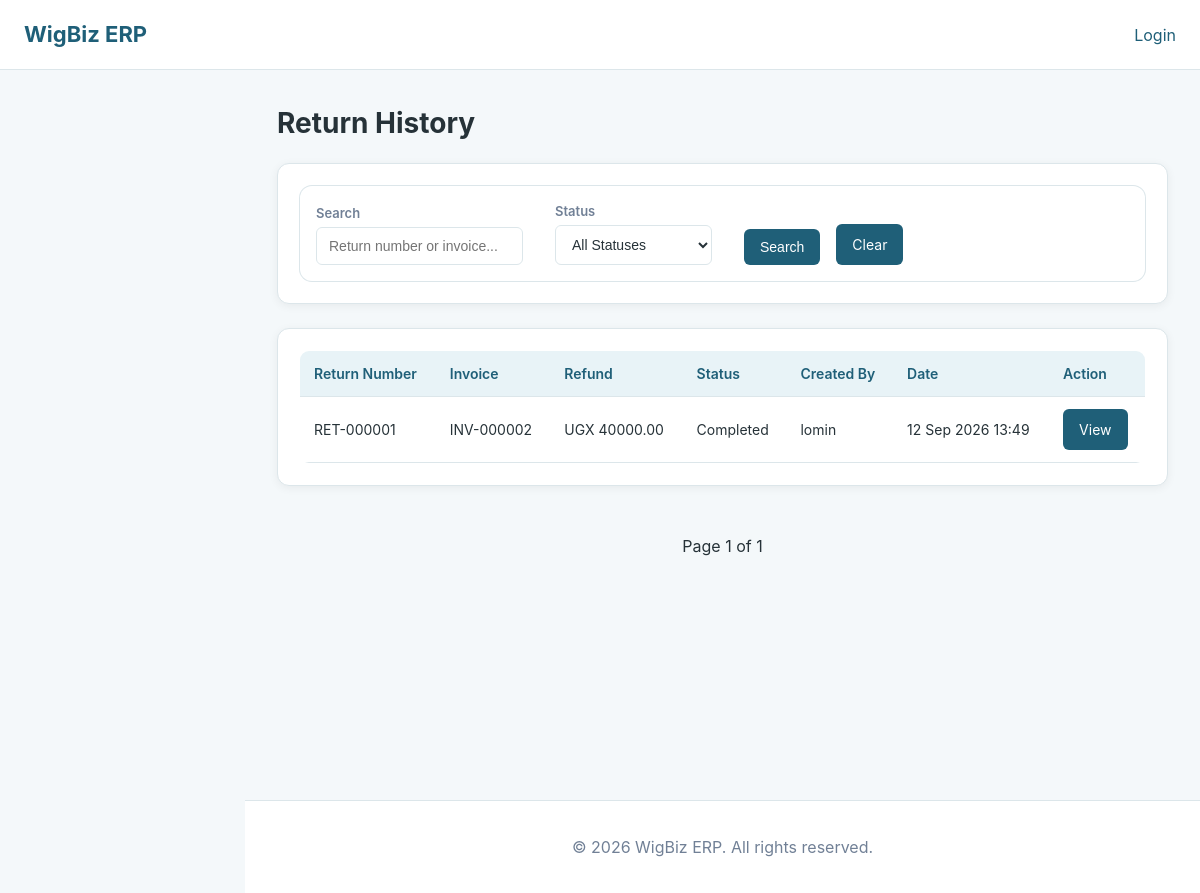
Page /sales/returns/ on the committed database.
### sales/models.py (models this page shows, shortened)
class SaleReturn(models.Model):
    class Status(models.TextChoices):
        PENDING = "PENDING", "Pending Approval"
        APPROVED = "APPROVED", "Approved"
        REJECTED = "REJECTED", "Rejected"
        COMPLETED = "COMPLETED", "Completed"
        CANCELLED = "CANCELLED", "Cancelled"
    sale = models.ForeignKey(
        Sale,
        on_delete=models.PROTECT,
        related_name="returns",
    )
    return_number = models.CharField(
        max_length=50,
        unique=True,
    )
    reason = models.TextField(
        blank=True,
    )
    total_refund = models.DecimalField(
        max_digits=12,
        decimal_places=2,
        default=0,
    )
    status = models.CharField(
        max_length=20,
        choices=Status.choices,
        default=Status.PENDING,
    )
    created_by = models.ForeignKey(
        User,
        on_delete=models.SET_NULL,
        null=True,
        related_name="created_returns",
    )
    approved_by = models.ForeignKey(
        User,
        on_delete=models.SET_NULL,
        null=True,
        blank=True,
        related_name="approved_returns",
    )
    approval_note = models.TextField(
        blank=True,
    )
    rejection_reason = models.TextField(
        blank=True,
    )
    created_at = models.DateTimeField(
        auto_now_add=True,
    )
    approved_at = models.DateTimeField(
        null=True,
        blank=True,
    )

class Sale(models.Model):
    PAYMENT_METHODS = (
        ("CASH", "Cash"),
        ("MOBILE_MONEY", "Mobile Money"),
        ("CARD", "Card"),
        ("BANK", "Bank"),
    )
    class Status(models.TextChoices):
        DRAFT = 'DRAFT', 'Draft'
        COMPLETED = 'COMPLETED', 'Completed'
        CANCELLED = 'CANCELLED', 'Cancelled'
        REFUNDED = 'REFUNDED', 'Refunded'
    status = models.CharField(
        max_length=20,
        choices=Status.choices,
        default=Status.DRAFT,
    )
    customer = models.ForeignKey(
        Customer,
        on_delete=models.SET_NULL,
        null=True,
        blank=True,
        related_name="sales"
        )
    invoice_number = models.CharField(max_length=50, unique=True)
    sale_date = models.DateTimeField(auto_now_add=True)
    subtotal = models.DecimalField(max_digits=12, decimal_places=2, default=0)
    discount = models.DecimalField(max_digits=10, decimal_places=2, default=0)
    tax = models.DecimalField(max_digits=10, decimal_places=2, default=0)
    total_amount = models.DecimalField(max_digits=12, decimal_places=2, default=0)
    paid_amount = models.DecimalField(max_digits=12, decimal_places=2, default=0)
    balance = models.DecimalField(max_digits=12, decimal_places=2, default=0)
    payment_method = models.CharField(max_length=20, choices=PAYMENT_METHODS, default="CASH")
    created_by = models.ForeignKey(User, on_delete=models.SET_NULL, null=True, related_name="sales_created")

### accounts/models.py (models this page shows, shortened)
class User(AbstractUser):
    phone = models.CharField(max_length=20, blank=True)
    role = models.ForeignKey(
        Role,
        on_delete=models.SET_NULL,
        null=True,
        blank=True,
        related_name="users",
    )
    created_at = models.DateTimeField(auto_now_add=True)

### sales/views.py (the view)
# urls.py: path("returns/",views.return_history,name="return_history",),
def return_history(request):
    returns = (
        SaleReturn.objects
        .select_related(
            "sale",
            "created_by",
        )
        .prefetch_related(
            "items__sale_item__product",
        )
        .order_by("-created_at")
    )
    search = request.GET.get(
        "search",
        ""
    ).strip()
    if search:
        returns = returns.filter(
            Q(return_number__icontains=search)
            |
            Q(sale__invoice_number__icontains=search)
        )
    status = request.GET.get(
        "status",
        ""
    )
    if status:
        returns = returns.filter(
            status=status
        )
    paginator = Paginator(
        returns,
        20
    )
    page_number = request.GET.get(
        "page"
    )
    page_obj = paginator.get_page(
        page_number
    )
    return render(
        request,
        "sales/return_history.html",
        {
            "returns": page_obj,
            "search": search,
            "selected_status": status,
            "status_choices": SaleReturn.Status.choices,
        },
    )

### templates/sales/return_history.html (shortened to what this page needs)
{% extends "base.html" %}
{% block content %}
<div class="page-header">
    <h1>
        Return History
    </h1>
</div>
<div class="report-card">
    <form method="get">
        <div class="form-group">
            <label for="search">
                Search
            </label>
            <input
                type="text"
                id="search"
                name="search"
                placeholder="Return number or invoice..."
                value="{{ search }}"
            >
        </div>
        <br>
        <div class="form-group">
            <label for="status">
                Status
            </label>
            <select
                id="status"
                name="status"
            >
                <option value="">
                    All Statuses
                </option>
            </select>
        </div>
        <br>
        <button
            type="submit"
            class="btn btn-primary"
        >
            Search
        </button>
        <a
            href="{% url 'sales:return_history' %}"
            class="btn btn-secondary"
        >
            Clear
        </a>
    </form>
</div>
<br>
<div class="report-card">
    <div class="table-container">
        <table>
            <thead>
                <tr>
                    <th>
                        Return Number
                    </th>
                    <th>
                        Invoice
                    </th>
                    <th>
                        Refund
                    </th>
                    <th>
                        Status
                    </th>
                    <th>
                        Created By
                    </th>
                    <th>
                        Date
                    </th>
                    <th>
                        Action
                    </th>
                </tr>
            </thead>
            <tbody>
                {% for return in returns %}
                    <tr>
                        <td>
                            {{ return.return_number }}
                        </td>
                        <td>
                            {{ return.sale.invoice_number }}
                        </td>
                        <td>
                            UGX {{ return.total_refund }}
                        </td>
                        <td>
                            {% if return.status == "COMPLETED" %}
                                <span class="status-success">
                                    {{ return.get_status_display }}
                                </span>
                            {% elif return.status == "CANCELLED" %}
                                <span class="status-danger">
                                    {{ return.get_status_display }}
                                </span>
                            {% else %}
                                <span class="status-warning">
                                    {{ return.get_status_display }}
                                </span>
                            {% endif %}
                        </td>
                        <td>
                            {% if return.created_by %}
                                {{ return.created_by.get_full_name|default:return.created_by.username }}
                            {% else %}
                                —
                            {% endif %}
                        </td>
                        <td>
                            {{ return.created_at|date:"d M Y H:i" }}
                        </td>
                        <td>
                            <a
                                href="{% url 'sales:return_detail' return.pk %}"
                                class="btn btn-secondary"
                            >
                                View
                            </a>
                        </td>
                    </tr>
                {% empty %}
                    <tr>
                        <td colspan="7">
                            No returns found.
                        </td>
                    </tr>
                {% endfor %}
            </tbody>
        </table>
    </div>
</div>
<br>
<div class="pagination">
    <span>
        Page
        {{ returns.number }}
        of
        {{ returns.paginator.num_pages }}
    </span>
</div>
{% endblock %}

### static/css/dashboard.css (style rules this page uses)
:root { --primary: #1f5f78; --primary-dark: #16465a; --primary-light: #e8f3f7; --background: #f4f8fa; --card: #ffffff; --text: #263238; --muted: #718096; --border: #dce6ea; --success: #3b8d78; --success-light: #e6f3ef; --warning: #d69e2e; --warning-light: #fbf3e0; --danger: #c05640; --danger-light: #fbeae6; --shadow: 0 2px 10px rgba(0, 0, 0, 0.06); --shadow-hover: 0 5px 18px rgba(0, 0, 0, 0.08); --space-xs: 6px; --space-sm: 10px; --space-md: 16px; --space-lg: 24px; --space-xl: 32px; --radius-sm: 6px; --radius-md: 9px; --radius-lg: 12px; --sidebar-width: 245px; --navbar-height: 70px; --transition: 0.2s ease; }
* { box-sizing: border-box; }
html { scroll-behavior: smooth; }
body { margin: 0; padding: 0; font-family: -apple-system, "Segoe UI", Arial, Helvetica, sans-serif; background: var(--background); color: var(--text); line-height: 1.5; -webkit-font-smoothing: antialiased; }
a { color: var(--primary); text-decoration: none; }
.main-content h1 { margin-top: 0; font-size: 28px; color: var(--text); }
.report-card { position: relative; overflow: hidden; background: var(--card); border: 1px solid var(--border); border-radius: var(--radius-lg); padding: 22px; box-shadow: var(--shadow); transition: transform var(--transition), box-shadow var(--transition); }
table { width: 100%; border-collapse: collapse; background: var(--card); border-radius: var(--radius-md); overflow: hidden; }
th { background: var(--primary-light); color: var(--primary); font-weight: 600; text-align: left; }
th, td { padding: 12px 14px; border-bottom: 1px solid var(--border); font-size: 14px; }
button, .btn { border: none; border-radius: var(--radius-sm); padding: 10px 16px; background: var(--primary); color: white; cursor: pointer; text-decoration: none; font-size: 14px; display: inline-block; transition: background var(--transition), transform 0.1s ease; }
form { box-shadow: 0 0 0 1px var(--border); width: auto; padding: var(--space-md); background: var(--card); border-radius: var(--radius-lg); display: flex; flex-wrap: wrap; gap: var(--space-md); align-items: flex-end; }
form label { font-size: 13px; font-weight: 600; color: var(--muted); margin-bottom: 4px; display: block; }
input, select, textarea { width: 100%; padding: 10px 12px; border: 1px solid var(--border); border-radius: var(--radius-sm); background: white; color: var(--text); font-size: 14px; }
.pagination { display: flex; justify-content: center; align-items: center; gap: var(--space-md); margin-top: var(--space-lg); }

### rows in the picture
SaleReturn: return_number "RET-000001", sale.invoice_number "INV-000002", total_refund "40000.00", status "Completed", created_by.get_full_name "lomin", created_at "12 Sep 2026 13:49"

### other values in the picture
{{ returns.number }} "1"
{{ returns.paginator.num_pages }} "1"
